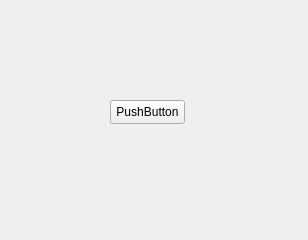
<?xml version="1.0" encoding="UTF-8"?>
<ui version="4.0">
 <class>MainWindow</class>
 <widget class="QMainWindow" name="MainWindow">
  <property name="geometry">
   <rect>
    <x>0</x>
    <y>0</y>
    <width>308</width>
    <height>240</height>
   </rect>
  </property>
  <property name="windowTitle">
   <string>MainWindow</string>
  </property>
  <widget class="QWidget" name="centralwidget">
   <widget class="QPushButton" name="pushButton">
    <property name="geometry">
     <rect>
      <x>110</x>
      <y>100</y>
      <width>75</width>
      <height>24</height>
     </rect>
    </property>
    <property name="text">
     <string>PushButton</string>
    </property>
   </widget>
  </widget>
  <action name="actionHi">
   <property name="text">
    <string>Hi</string>
   </property>
  </action>
 </widget>
 <resources/>
 <connections/>
</ui>
